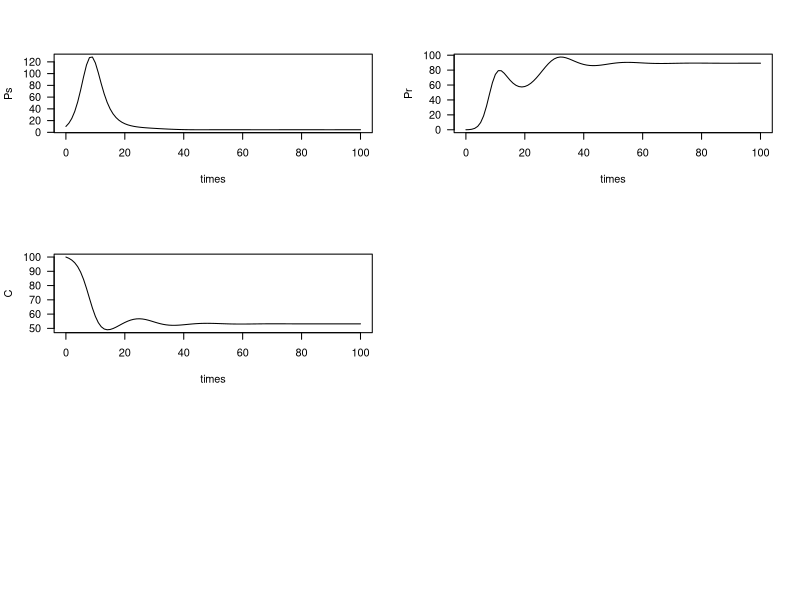
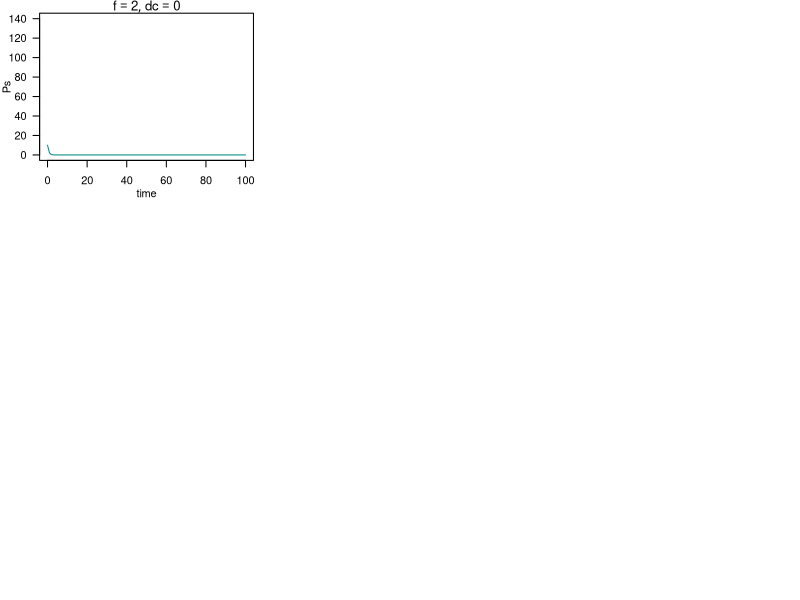

Write R code to recreate these figures, in order. (Note: this script raises an error after producing the figures.)


# TO DO:
# 1) Plots from Day et al., Growth rate of each strain (so the y-axis will have the state variables 'Pr and Ps' plotted with different colors), drug concentration (so the parameter 'dc') on the x-axis
# 2) Plots from Day et al., Growth rate of each strain (so the y-axis will have state variables 'Pr and Ps' plotted with different colors), Food level on the x-axis (so the parameters 'Food')
# 3) Current plot set up - with both strains on the y-axis (so the y-axis will have the state variables 'Pr and Ps' plotted with different colors) and time on the y-axis and then each panel is:
# drug concentration, which is the parameter 'dc' and Food (vertical panels, so the parameter 'Food')

# Let's start with those three figures.
# 5) Repeat plot # 1 but now with additional lines showing how varying the e or sigma of each strain (Ps and Pr)...that's a lot for a single plot so
# it could be a panel split by either strain (Ps and Pr) on the left/right column. 


## Key assumptions of the model
## Importantly, I think these make very important - and testable - hypotheses
# The drug-sensitive pathogen Subscript[Ps] is a better competitor (in the absence of drugs because it is): 
# (a) more efficient at converting resources (i.e., it has a higher conversion efficiency, e) or
# (b) steals fewer resources from the host (i.e., it has a lower attack rate, \[Sigma] and is thus, less virulent)
# These traits come at the cost of higher sensitivity to the drug, hence Subscript[Ps] also have higher death rates, Subscript[m, s] 

# The drug-resistant pathogen Subscript[Pr] is a worse competitor (in the absence of drugs because it is):
# (a) less efficient at converting resources (i.e., it has a lower conversion efficiency, e) or
# (b) steals more resources from the host (i.e., it has a higher attack rate, \[Sigma] and is thus, more virulent)
# These traits come at the cost of lower  sensitivity to the drug, hence Subscript[Pr]  also have lower death rates, Subscript[m, r] 









# make sure to clear the workspace too
rm(list = ls())

# load libraries
library(deSolve)
library(magrittr)
library(MASS)


# the model:

macro_deb <- function(t, y, p) {
  #tIn <- Sys.time() ## this records the time before a block of code so that it can be optimized  ##
  
  #### STATE VARIABLES ####
  C    <- y[1]                            ## colon biomass...in our case, this is what exactly? 
  Ps   <- y[2]                            ## pathogen biomass - drug sensitive
  Pr   <- y[3]                            ## pathogen biomass - drug resistant
  
  
  
  #### HOST PARAMETERS #### 
  f       <- as.numeric(p["f"])            ## ingestion rate
  rho     <- as.numeric(p["rho"])          ## resource use by the host
  

  #### PATHOGEN PARAMETERS ####
  ePs      <- as.numeric(p["ePs"])         ## biomass conversion efficiency - drug-sensitive pathogen 
  ePr      <- as.numeric(p["ePr"])         ## biomass conversion efficiency - drug-resistant pathogen   
  hc       <- as.numeric(p["hc"])          ## pathogen handling times [g]
  sigmacs  <- as.numeric(p["sigmacs"])     ## drug-sensitive pathogen attack rates [g pathogen^(-1) day^(-1)
  sigmacr  <- as.numeric(p["sigmacr"])     ## drug-resistant pathogen attack rates [g pathogen^(-1) day^(-1)
  
  m        <- as.numeric(p["m"])           ## pathogen background morality rate [day^(-1)]
  u        <- as.numeric(p["u"])           ## mutation probability from drug-sens. to drug-resis.

  InfDosePs <- as.numeric(p["InfDosPs"])   ## infectious dose - drug-sensitive pathogen
  InfDosePr <- as.numeric(p["InfDosePr"])  ## infectious dose - drug-resistant pathogen
  dc        <- as.numeric(p["dc"])         ## drug concentration
  

  #### COMPOUND PARAMETERS ####
  dr <- 1 - tanh(15*(dc - 0.30))                                       ## dose response curve
  
  
  
  #### RATE EQUATIONS ####
  dC   <-  f - rho*C - (sigmacs*C/(hc + C))*Ps - (sigmacr*C/(hc + C))*Pr                   ## dynamics of colon biomass
  dPs  <- ePs*(sigmacs*C/(hc + C))*Ps - m*Ps - u*Ps + u*Pr - dr*Ps                         ## dynamics of drug-sensitive pathogen
  dPr  <- ePr*(sigmacr*C/(hc + C))*Pr - m*Pr - u*Pr + u*Ps                                 ## dynamics of drug-resistant pathogen
  
  return(list(c(dC, dPs, dPr)))
}


#tOut <- Sys.time()                   ## record the time after a block of code
#print(tOut-tIn)                      ## prints how long the code took to run without stopping its execution





##############################################################################
########################    **SIMULATE THE ODE SYSTEM**    ###################
#############       **Pr strain: higher attack rate, sigma **    #############
##############################################################################


##############################################################################
############################## ***PARAMETERS*** ##############################
##############################################################################

##  initial conditions 
y0             <- c(C = 100, Ps = 10, Pr = 0) 
times          <- seq(0, 100)

pars <- c(
  ## HOST ENERGY BUDGET PARAMETERS
  f = 10,  rho = 0.1,
  
  ## PATHOGEN PARAMETERS
  ePs = 20, ePr = 20, hc = 1000, sigmacs = 0.8, sigmacr = 1.0, 
  u = 0.01, m = 1, dc = 150) #%>%

out <- as.data.frame(
  ode(
    func = macro_deb,
    y = y0,
    times = times,
    parms = pars
  )
)

par(mfrow = c(3,2))
par(las = 1)
with(out, plot(times, Ps, type='l'))
with(out, plot(times, Pr, type='l'))
with(out, plot(times, C, type='l'))




# Explore effects of varying drug concentration and calorie intake -----------------------------------------------------------
# Here, the drug-resistant strain has higher attack rate 
# **This means that the resistant strain is also more virulent**
# You can see from the plots, that standard practices of both higher food and higher drug concentrations
# both lead to higher density of the drug-resistant strain.
op <- par(mgp = c(2,1,0), mar = c(3,3,1,1), mfrow = c(3,3))

y0             <- c(C = 100, Ps = 10, Pr = 0) 
times          <- seq(0, 100)

dvals          <- c(0, 150, 300)               # drug concentration
fvals          <- c(2, 5, 10)                  # food availability


for (dc in dvals) {
  for (f in fvals) {
    pars <- c(
      ## HOST ENERGY BUDGET PARAMETERS
      f = f,  rho = 0.1,
      
      ## PATHOGEN PARAMETERS
      ePs = 20, ePr = 20, hc = 1000, sigmacs = 0.8, sigmacr = 1.0, 
      u = 0.01, m = 1, dc = dc)
    out <- as.data.frame(
      ode(
        func = macro_deb, 
        y = y0, 
        times = times,
        parms = pars
      )
    )
title <- bquote(list(f ==.(f), dc==.(dc)))
par(las = 1)
plot(Ps ~ time, data = out, type = "l", col = "darkcyan", main = title, ylim = c(0, 140))
points(Pr ~ time, data = out, type = "l", col = "darkmagenta", main = title)
legend("top", c("Ps","Pr"),
       lty = c(1,1),
       lwd = 2, bty = "n", 
       col = c("darkcyan","darkmagenta"),
       ncol = 2)
  }
}












##############################################################################
########################    **SIMULATE THE ODE SYSTEM**    ###################
#############       **Pr strain: lower conversion efficiency, e**      #############
##############################################################################


##############################################################################
############################## ***PARAMETERS*** ##############################
##############################################################################

##  initial conditions 
y0             <- c(C = 100, Ps = 10, Pr = 0) 
times          <- seq(0, 100)

pars2 <- c(
  ## HOST ENERGY BUDGET PARAMETERS
  f = 10,  rho = 0.1,
  
  ## PATHOGEN PARAMETERS
  ePs = 20, ePr = 18, hc = 1000, sigmacs = 0.8, sigmacr = 0.8, 
  u = 0.01, m = 1, dc = 150) #%>%

out <- as.data.frame(
  ode(
    func = macro_deb,
    y = y0,
    times = times,
    parms = pars2
  )
)

par(mfrow = c(3,2))
par(las = 1)
with(out, plot(times, Ps, type='l'))
with(out, plot(times, Pr, type='l'))
with(out, plot(times, C, type='l'))




# Explore effects of varying drug concentration and calorie intake -----------------------------------------------------------
# Here, the drug-resistant strain has LOWER conversion efficiency, e
# You can see from the plots, that standard practices of both higher food and higher drug concentrations
# both lead to higher density of the drug-resistant strain.
op <- par(mgp = c(2,1,0), mar = c(3,3,1,1), mfrow = c(3,3))

y0             <- c(C = 100, Ps = 10, Pr = 0) 
times          <- seq(0, 100)

dvals          <- c(0, 150, 300)               # drug concentration
fvals          <- c(2, 5, 10)                  # food availability


for (dc in dvals) {
  for (f in fvals) {
    pars2 <- c(
      ## HOST ENERGY BUDGET PARAMETERS
      f = f,  rho = 0.1,
      
      ## PATHOGEN PARAMETERS
      ePs = 20, ePr = 18, hc = 1000, sigmacs = 0.8, sigmacr = 0.8, 
      u = 0.01, m = 1, dc = dc)
    out <- as.data.frame(
      ode(
        func = macro_deb, 
        y = y0, 
        times = times,
        parms = pars2
      )
    )
    title <- bquote(list(f ==.(f), dc==.(dc)))
    par(las = 1)
    plot(Ps ~ time, data = out, type = "l", col = "darkcyan", main = title, ylim = c(0, 140))
    points(Pr ~ time, data = out, type = "l", col = "darkmagenta", main = title)
    legend("top", c("Ps","Pr"),
           lty = c(1,1),
           lwd = 2, bty = "n", 
           col = c("darkcyan","darkmagenta"),
           ncol = 2)
  }
}



















  ##############################################################################
  ########################    **SIMULATE THE ODE SYSTEM**    ###################
  #############       **Pr strain: lower conversion efficiency, e**         ####
  #############       **Pr strain: higher attack rate, sigma**              ####
  #############       **Pr strain: more virulent                            ####
  ##############################################################################
  
  
  ##############################################################################
  ############################## ***PARAMETERS*** ##############################
  ##############################################################################
  
  ##  initial conditions 
  y0             <- c(C = 100, Ps = 10, Pr = 0) 
  times          <- seq(0, 100)
  
  pars2 <- c(
    ## HOST ENERGY BUDGET PARAMETERS
    f = 10,  rho = 0.1,
    
    ## PATHOGEN PARAMETERS
    ePs = 20, ePr = 18, hc = 1000, sigmacs = 0.8, sigmacr = 1.0, 
    u = 0.01, m = 1, dc = 150) #%>%
  
  out <- as.data.frame(
    ode(
      func = macro_deb,
      y = y0,
      times = times,
      parms = pars2
    )
  )
  
  par(mfrow = c(3,2))
  par(las = 1)
  with(out, plot(times, Ps, type='l'))
  with(out, plot(times, Pr, type='l'))
  with(out, plot(times, C, type='l'))
  
  
  
  
  # Explore effects of varying drug concentration and calorie intake -----------------------------------------------------------
  # Here, the drug-resistant strain has LOWER conversion efficiency, e
  # You can see from the plots, that standard practices of both higher food and higher drug concentrations
  # both lead to higher density of the drug-resistant strain.
  op <- par(mgp = c(2,1,0), mar = c(3,3,1,1), mfrow = c(3,3))
  
  y0             <- c(C = 100, Ps = 10, Pr = 0) 
  times          <- seq(0, 100)
  
  dvals          <- c(0, 150, 300)               # drug concentration
  fvals          <- c(2, 5, 10)                  # food availability
  
  
  for (dc in dvals) {
    for (f in fvals) {
      pars2 <- c(
        ## HOST ENERGY BUDGET PARAMETERS
        f = f,  rho = 0.1,
        
        ## PATHOGEN PARAMETERS
        ePs = 20, ePr = 18, hc = 1000, sigmacs = 0.8, sigmacr = 1.0, 
        u = 0.01, m = 1, dc = dc)
      out <- as.data.frame(
        ode(
          func = macro_deb, 
          y = y0, 
          times = times,
          parms = pars2
        )
      )
      title <- bquote(list(f ==.(f), dc==.(dc)))
      par(las = 1)
      plot(Ps ~ time, data = out, type = "l", col = "darkcyan", main = title, ylim = c(0, 140))
      points(Pr ~ time, data = out, type = "l", col = "darkmagenta", main = title)
      legend("top", c("Ps","Pr"),
             lty = c(1,1),
             lwd = 2, bty = "n", 
             col = c("darkcyan","darkmagenta"),
             ncol = 2)
    }
  }
  
  
  
  
  
  
  
  #### This isn't quite right....
  #### I want drug concentration on the x-axis 
  #### I can't figure out how to average over the attractor
  
  Cnew <- Psnew <- Prnew <- c()                   # initialize counters for storing data
  
  
  for (dcvals in 100:300) {
    pars <- c(f = 10, rho = 0.1, ePs = 20, ePr = 18, hc = 1000, 
              sigmacs = 0.8, sigmacr = 1.0, 
              u = 0.01, m = 1, dc = dcvals)
    set.seed(1234)
    seeds <- floor(runif(24, 1, 1e5))
    mclapply(seeds,
             function(s) deb_mod(100, tstep = 0.1, pars = pars, y0 = c(C = 100, Ps = 10, Pr = 0), seed = s),
             mc.cores = 12) -> sim
    
    Cnew <- cbind(Cnew,
                      lapply(sim, function(s) s[, 2]) %>% do.call(cbind.data.frame, .) %>% apply(., 1, mean))
    Psnew <- cbind(Psnew,
                       lapply(sim, function(s) s[, 3]) %>% do.call(cbind.data.frame, .) %>% apply(., 1, mean))
    Prnew <- cbind(Prnew,
                       lapply(sim, function(s) s[, 4]) %>% do.call(cbind.data.frame, .) %>% apply(., 1, mean))
  }
  
  par(mfrow = c(3, 1), mar = c(4, 4, 0, 0), oma = rep(0.5, 4))
  plot.new()
  plot.window(xlim = c(0, 100), ylim = range(Cnew[, 1:3]))
  axis(1); axis(2); box('plot')
  for(i in 1:3) lines(seq(0, 100, 0.1), Cnew[,i], col = i, lwd = 2)
  mtext(side = 1, line = 2, "Time")
  mtext(side = 2, line = 2, "Calorie intake")
  
  plot.new()
  plot.window(xlim = c(0, 100), ylim = range(Psnew[, 1:3]))
  axis(1); axis(2); box('plot')
  for(i in 1:3) lines(seq(0, 100, 0.1), Psnew[,i], col = i, lwd = 2)
  mtext(side = 1, line = 2, "Time")
  mtext(side = 2, line = 2, "Drug-sensitive abundance")
  
  plot.new()
  plot.window(xlim = c(0, 100), ylim = range(Prnew[, 1:3]))
  axis(1); axis(2); box('plot')
  for(i in 1:3) lines(seq(0, 100, 0.1), Prnew[,i], col = i, lwd = 2)
  mtext(side = 1, line = 2, "Time")
  mtext(side = 2, line = 2, "Drug-resistant abundance")
  
  
